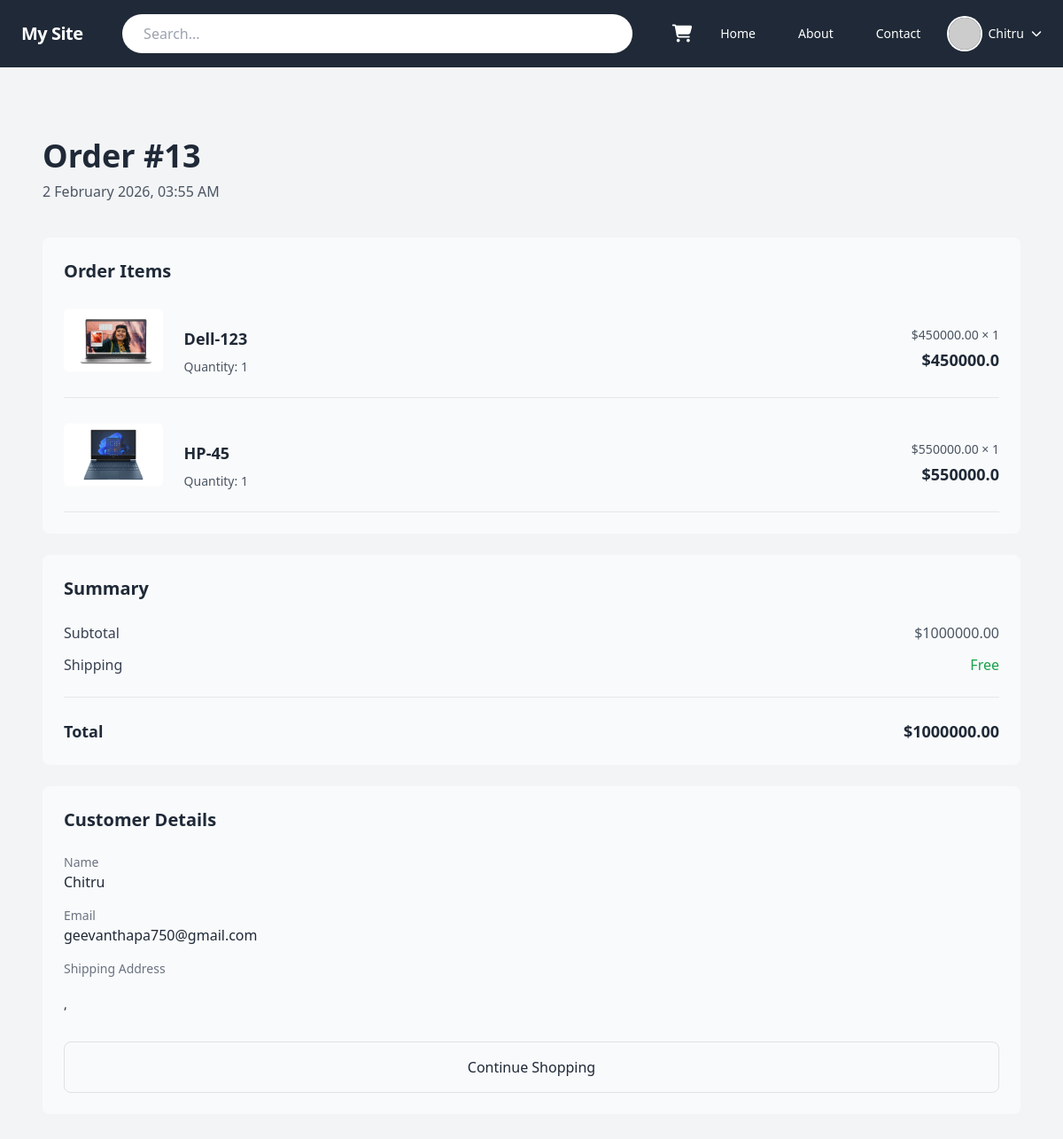
The page /order-success/13/ (signed in) on the database its author committed.
### myApp/models.py (models this page shows, shortened)
class Order(models.Model):
    user = models.ForeignKey(User, on_delete=models.CASCADE)
    created_at = models.DateTimeField(auto_now_add=True)
    is_ordered = models.BooleanField(default=False)
    total_price = models.DecimalField(max_digits=10, decimal_places=2, default=0)

class OrderItem(models.Model):
    order = models.ForeignKey(Order, related_name='items', on_delete=models.CASCADE)
    product = models.ForeignKey(Product, on_delete=models.CASCADE)
    quantity = models.PositiveIntegerField(default=1)
    price = models.DecimalField(max_digits=10, decimal_places=2)  # price at purchase

class Product(models.Model):
    category = models.ForeignKey(
        Category,
        on_delete=models.SET_NULL,
        null=True,
        blank=True
    )
    name = models.CharField(max_length=200)
    description = models.TextField()
    price = models.DecimalField(max_digits=10, decimal_places=2)
    stock = models.PositiveIntegerField(default=0)
    featured = models.BooleanField(default=False)
    image = models.ImageField(upload_to='products/', blank=True, null=True)
    created_at = models.DateTimeField(auto_now_add=True)
    updated_at = models.DateTimeField(auto_now=True)
    rating = models.FloatField(default=0)
    views = models.PositiveIntegerField(default=0)

### myApp/views.py (the view)
# urls.py: path("order-success/<int:order_id>/", views.order_success_view, name="order_success"),
@login_required
def order_success_view(request, order_id):
    order = get_object_or_404(Order, id=order_id, user=request.user)
    order_items = order.items.all()   # related_name="items"
    customer = Customer.objects.get(user=request.user)
    return render(request, "order_success.html", {
        "order": order,
        "order_items": order_items,
    })

### myApp/templatetags/multiply.py (called while the page is built)
@register.filter
def mul(value, arg):
    return float(value) * int(arg)

### myApp/templates/order_success.html (shortened to what this page needs)
{% extends "base.html" %}
{% load multiply %}
{% block content %}
<div class="py-14 px-4 md:px-6 2xl:px-20 2xl:container 2xl:mx-auto">
    <div class="flex justify-start items-start flex-col space-y-2">
        <h1 class="text-3xl lg:text-4xl font-semibold text-gray-800 dark:text-white">
            Order #{{ order.id }}
        </h1>
        <p class="text-base font-medium text-gray-600 dark:text-gray-300">
            {{ order.created_at|date:"j F Y, h:i A" }}
        </p>
    </div>
    <div class="mt-10 flex flex-col xl:flex-row w-full xl:space-x-8 space-y-6 xl:space-y-0">
        <div class="flex flex-col w-full space-y-6">
            <div class="bg-gray-50 dark:bg-gray-800 p-6 rounded-lg">
                <p class="text-xl font-semibold text-gray-800 dark:text-white">
                    Order Items
                </p>
                {% for item in order_items %}
                <div class="mt-6 flex flex-col md:flex-row items-start md:items-center md:space-x-6 border-b pb-6">
                    <div class="w-full md:w-32">
                        <img class="w-full rounded"
                             src="{{ item.product.image.url }}"
                             alt="{{ item.product.name }}">
                    </div>
                    <div class="flex justify-between w-full mt-4 md:mt-0">
                        <div class="flex flex-col space-y-2">
                            <h3 class="text-lg font-semibold text-gray-800 dark:text-white">
                                {{ item.product.name }}
                            </h3>
                            <p class="text-sm text-gray-600 dark:text-gray-300">
                                Quantity: {{ item.quantity }}
                            </p>
                        </div>
                        <div class="text-right space-y-1">
                            <p class="text-sm text-gray-600 dark:text-gray-300">
                                ${{ item.price|floatformat:2 }} × {{ item.quantity }}
                            </p>
                            <p class="text-lg font-semibold text-gray-800 dark:text-white">
                                ${{ item.price|floatformat:2|mul:item.quantity }}
                            </p>
                        </div>
                    </div>
                </div>
                {% endfor %}
            </div>
            <div class="bg-gray-50 dark:bg-gray-800 p-6 rounded-lg">
                <h3 class="text-xl font-semibold text-gray-800 dark:text-white">
                    Summary
                </h3>
                <div class="mt-4 space-y-3 border-b pb-4">
                    <div class="flex justify-between">
                        <p class="text-gray-700 dark:text-white">Subtotal</p>
                        <p class="text-gray-600 dark:text-gray-300">
                            ${{ order.total_price|floatformat:2 }}
                        </p>
                    </div>
                    <div class="flex justify-between">
                        <p class="text-gray-700 dark:text-white">Shipping</p>
                        <p class="text-green-600">Free</p>
                    </div>
                </div>
                <div class="flex justify-between mt-4">
                    <p class="text-lg font-semibold text-gray-800 dark:text-white">
                        Total
                    </p>
                    <p class="text-lg font-semibold text-gray-800 dark:text-white">
                        ${{ order.total_price|floatformat:2 }}
                    </p>
                </div>
            </div>
        </div>
        <div class="bg-gray-50 dark:bg-gray-800 w-full xl:w-96 p-6 rounded-lg">
            <h3 class="text-xl font-semibold text-gray-800 dark:text-white">
                Customer Details
            </h3>
            <div class="mt-6 space-y-4">
                <div>
                    <p class="text-sm text-gray-500 dark:text-gray-400">Name</p>
                    <p class="text-base text-gray-800 dark:text-white">
                        {{ request.user.username }}
                    </p>
                </div>
                <div>
                    <p class="text-sm text-gray-500 dark:text-gray-400">Email</p>
                    <p class="text-base text-gray-800 dark:text-white">
                        {{ request.user.email }}
                    </p>
                </div>
                <div>
                    <p class="text-sm text-gray-500 dark:text-gray-400">
                        Shipping Address
                    </p>
                    <p class="text-sm text-gray-800 dark:text-white">
                        {{ customer.address }}<br>
                        {{ customer.city }}, {{ customer.state }}<br>
                    </p>
                </div>
            </div>
            <div class="mt-8">
                <a href="{% url 'home' %}"
                   class="block text-center border border-gray-800 dark:border-white
                          py-3 rounded-lg text-gray-800 dark:text-white
                          hover:bg-gray-200 dark:hover:bg-gray-700">
                    Continue Shopping
                </a>
            </div>
        </div>
    </div>
</div>
{% endblock %}

### myApp/templates/base.html (shortened to what this page needs)
{% load static %}
<!DOCTYPE html>
<html lang="en">
<head>
    <script src="https://cdn.tailwindcss.com"></script>
    <link href="https://cdn.jsdelivr.net/npm/bootstrap@5.3.2/dist/css/bootstrap.min.css" rel="stylesheet">
    <link rel="stylesheet"
          href="https://cdnjs.cloudflare.com/ajax/libs/font-awesome/6.5.0/css/all.min.css">
    <link rel="stylesheet" href="{% static 'css/cart.css' %}">
</head>
<body class="bg-gray-100">
<nav class="bg-gray-800 text-white py-3 px-4 flex items-center justify-between">
    <a class="font-bold text-xl tracking-tight" href="{% url 'home' %}">My Site</a>
    <div class="relative w-full max-w-xl mx-4 hidden md:block">
        <form method="GET" action="{% url 'home' %}">
            <input type="text" name="q"
                   class="w-full h-11 px-4 rounded-full text-gray-800"
                   placeholder="Search...">
        </form>
    </div>
    <div class="flex items-center space-x-4">
        <a href="{% url 'cart' %}" class="relative">
            <i class="fas fa-shopping-cart text-xl"></i>
        </a>
        <a href="{% url 'home' %}" class="text-sm px-3 py-2 rounded-full hover:bg-gray-700">Home</a>
        <a href="{% url 'about' %}" class="text-sm px-3 py-2 rounded-full hover:bg-gray-700">About</a>
        <a href="{% url 'contact' %}" class="text-sm px-3 py-2 rounded-full hover:bg-gray-700">Contact</a>
{% if user.is_authenticated %}
<div class="relative">
    <button id="profileBtn"
        class="flex items-center space-x-2 focus:outline-none">
        <img src="https://ui-avatars.com/api/?name={{ user.username }}&background=0D8ABC&color=fff"
             class="h-9 w-9 rounded-full ring-2 ring-white">
        <span class="hidden md:block text-sm">{{ user.username }}</span>
        <i class="fas fa-chevron-down text-xs"></i>
    </button>
</div>
{% else %}
<a href="{% url 'login' %}"
   class="text-sm px-4 py-2 rounded-full hover:bg-gray-700">
    Login
</a>
{% endif %}
</nav>
<main class="p-4">
    {% block content %}{% endblock %}
</main>
</body>
</html>

### static/css/cart.css (style rules this page uses)
a { text-decoration: none; }

### rows shown on the page
Order: id "13", created_at "2 February 2026, 03:55 AM", total_price "1000000.00"
OrderItem: product.image (picture), product.name "Dell-123", quantity "1", price "450000.00", price|mul "450000.0"
OrderItem: product.image (picture), product.name "HP-45", quantity "1", price "550000.00", price|mul "550000.0"

### other values the page prints
{{ user.username }} "Chitru"
{{ request.user.username }} "Chitru"
{{ request.user.email }} "geevanthapa750@gmail.com"
